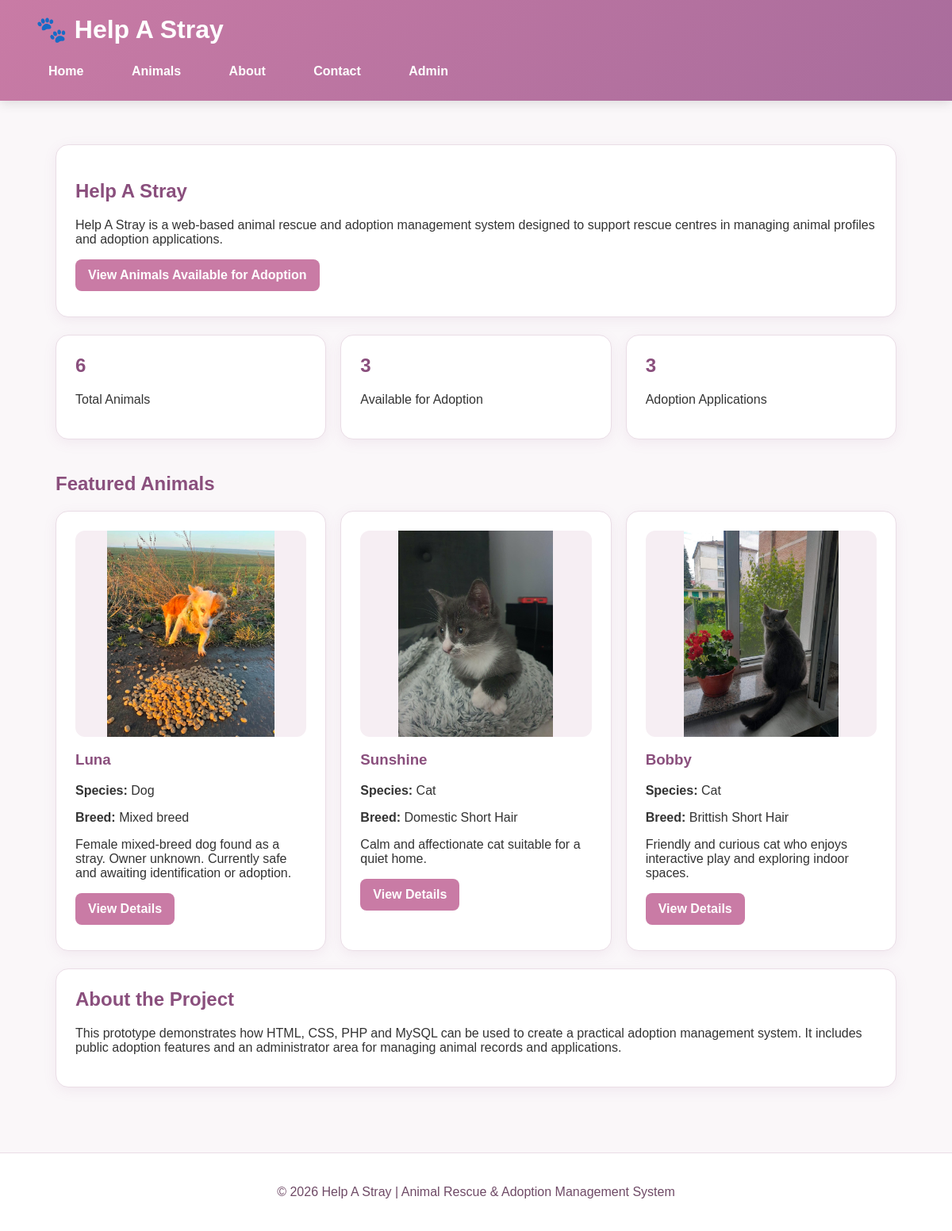
The page /public/index.php on the database its author committed.
### tables this page shows
CREATE TABLE `animals` (
  `animal_id` int(11) NOT NULL,
  `name` varchar(100) NOT NULL,
  `species` varchar(50) NOT NULL,
  `breed` varchar(100) DEFAULT NULL,
  `age` int(11) DEFAULT NULL,
  `gender` enum('Male','Female') NOT NULL,
  `description` text DEFAULT NULL,
  `image` varchar(255) DEFAULT NULL,
  `status` enum('Available','Reserved','Adopted') DEFAULT 'Available',
  `created_at` timestamp NOT NULL DEFAULT current_timestamp()
);

### public/index.php (the view, shortened to what this page needs)
<?php
require_once '../config/db.php';
$totalAnimals = $pdo->query("SELECT COUNT(*) FROM animals")->fetchColumn();
$availableAnimals = $pdo->query("SELECT COUNT(*) FROM animals WHERE status = 'Available'")->fetchColumn();
$totalApplications = $pdo->query("SELECT COUNT(*) FROM applications")->fetchColumn();
$stmt = $pdo->query("SELECT * FROM animals WHERE status = 'Available' ORDER BY created_at DESC LIMIT 3");
$featuredAnimals = $stmt->fetchAll(PDO::FETCH_ASSOC);
require_once '../includes/header.php';
?>
<section class="card">
    <h1>Help A Stray</h1>
    <p>
        Help A Stray is a web-based animal rescue and adoption management system designed
        to support rescue centres in managing animal profiles and adoption applications.
    </p>
    <a class="btn" href="animals.php">View Animals Available for Adoption</a>
</section>
<section class="grid">
    <div class="card">
        <h2><?php echo $totalAnimals; ?></h2>
        <p>Total Animals</p>
    </div>
    <div class="card">
        <h2><?php echo $availableAnimals; ?></h2>
        <p>Available for Adoption</p>
    </div>
    <div class="card">
        <h2><?php echo $totalApplications; ?></h2>
        <p>Adoption Applications</p>
    </div>
</section>
<h2>Featured Animals</h2>
<div class="grid">
    <?php foreach ($featuredAnimals as $animal): ?>
        <div class="card">
            <?php if (!empty($animal['image'])): ?>
                <img
                    class="animal-image"
                    src="uploads/<?php echo htmlspecialchars($animal['image']); ?>"
                    alt="<?php echo htmlspecialchars($animal['name']); ?>">
            <?php endif; ?>
            <h3><?php echo htmlspecialchars($animal['name']); ?></h3>
            <p><strong>Species:</strong> <?php echo htmlspecialchars($animal['species']); ?></p>
            <p><strong>Breed:</strong> <?php echo htmlspecialchars($animal['breed']); ?></p>
            <p><?php echo htmlspecialchars($animal['description']); ?></p>
            <a class="btn" href="animal-details.php?id=<?php echo $animal['animal_id']; ?>">
                View Details
            </a>
        </div>
    <?php endforeach; ?>
</div>
<section class="card">
    <h2>About the Project</h2>
    <p>
        This prototype demonstrates how HTML, CSS, PHP and MySQL can be used to create
        a practical adoption management system. It includes public adoption features and
        an administrator area for managing animal records and applications.
    </p>
</section>
<?php require_once '../includes/footer.php'; ?>

### public/css/style.css (style rules this page uses)
* { box-sizing: border-box; }
body { background-color: red; }
body { font-family: Arial, sans-serif; margin: 0; background-color: #faf7f9; color: #333; }
.card { background: white; padding: 24px; margin-bottom: 22px; border-radius: 16px; border: 1px solid #eadde6; box-shadow: 0 4px 16px rgba(168, 108, 156, 0.10); transition: 0.2s ease; }
.grid { display: grid; grid-template-columns: repeat(auto-fit, minmax(230px, 1fr)); gap: 18px; }
h1, h2, h3 { color: #8a4f7d; }
.card h2 { margin-top: 0; color: #8a4f7d; }
a { color: #8a4f7d; }
button, .btn { background-color: #c97ba5; color: white; border: none; padding: 11px 16px; border-radius: 8px; text-decoration: none; cursor: pointer; display: inline-block; font-weight: bold; margin-right: 8px; margin-bottom: 8px; }
img { max-width: 100%; }
.card img { display: block; }
.animal-image { width: 100%; height: 260px; object-fit: contain; background-color: #f6eef3; border-radius: 12px; margin-bottom: 15px; }

### rows shown on the page
animals: image (picture), name "Luna", species "Dog", breed "Mixed breed", description "Female mixed-breed dog found as a stray. Owner unknown. Currently safe and awaiting identification or adoption."
animals: image (picture), name "Sunshine", species "Cat", breed "Domestic Short Hair", description "Calm and affectionate cat suitable for a quiet home."
animals: image (picture), name "Bobby", species "Cat", breed "Brittish Short Hair", description "Friendly and curious cat who enjoys interactive play and exploring indoor spaces."

### other values the page prints
$totalAnimals "6"
$availableAnimals "3"
$totalApplications "3"
